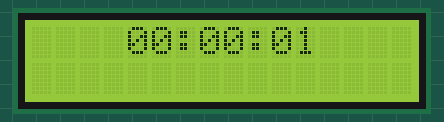
A sketch run on a simulated Arduino Uno, built with avr-gcc and run on an emulated ATmega328P. Shown: 16×2 character LCD.

Above: at 1.1 s.
At 5.1 s:
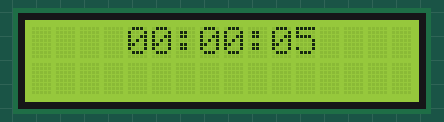
At 10.1 s:
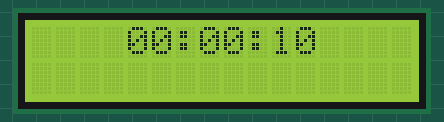
At 19.2 s:
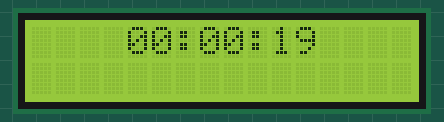
At 28.2 s:
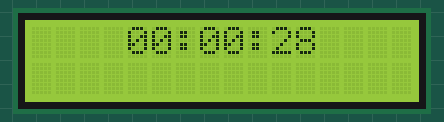
At 38.2 s:
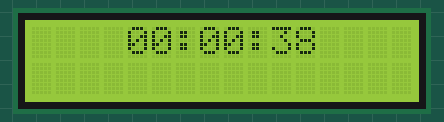

The sketch:

base.ino
```cpp
#include <LiquidCrystal.h>

#define btnRIGHT 0
#define btnUP 1
#define btnDOWN 2
#define btnLEFT 3
#define btnSELECT 4
#define btnNONE 5
#define btnUNKNOWN 6

int readkeypad(){
      int adc_key_in = analogRead(0); //
      int ret = btnUNKNOWN;

      if (adc_key_in < 50) ret = btnRIGHT;
      if ((adc_key_in > 500) && (adc_key_in < 1150)) ret = btnNONE;
      if ( (adc_key_in > 120) && (adc_key_in < 150) ) ret = btnUP;
      if ( (adc_key_in > 250) && (adc_key_in < 350) ) ret = btnDOWN;
      if ( (adc_key_in > 450) && (adc_key_in < 500) ) ret = btnLEFT;
      if ( (adc_key_in > 700) && (adc_key_in < 750) ) ret = btnSELECT;

      return ret;
}


// Just for ease of displaying
const char *button[7] ={"Right ", "Up ", "Down ", "Left ", "Select ", " ", "??????"};

LiquidCrystal lcd(8, 9, 4, 5, 6, 7);

byte hours = 0;
byte minutes = 0;
byte secounds = 0;
char line0[21];
char line1[21];

void setup() {
      lcd.begin(16, 2);
}

void loop() {
      lcd.setCursor(0, 0);
      /*
      lcd.print("Button Pressed:");
      lcd.setCursor(0, 1);
      if (readkeypad()!=btnNONE) {
        lcd.print(button[readkeypad()]);
      } else {
        lcd.print("                ");
      }

      if (readkeypad()==btnSELECT) {
        menu();
      }
      */
      //lcd.printf("%03d:%03d:%03d", hours, minutes, secounds);
      //lcd.print(String(hours) + ":" + String(minutes) + ":" + String(secounds));
      delay(1000);

      updateClock();
      updateDisplay();
}

void menu() {
  const char *arrows[2] = {"<", ">"};
  const char *menuPosition[9] = {"SPEED",};
  delay(50);
  lcd.clear();
  do {
    lcd.setCursor(0, 0);
    lcd.print("POSITION 1");
    lcd.setCursor(0, 1);
    lcd.print("POSITION 2");
  } while(readkeypad()== btnSELECT);
}

void updateDisplay() {
   lcd.setCursor(0,0);
   lcd.print(line0);
   lcd.print(line1);
}

void updateClock() {
    secounds++;
    if (secounds==60) {
      secounds=00;
      minutes++;
    }
    if (minutes==60) {
      minutes=00;
      hours++;
    }
    if (hours==60) {
      hours=00;
    }
    sprintf(line0, "    %02d:%02d:%02d    ", hours, minutes, secounds);
}
```

Measured:
- what the display in image 0 shows lasts 1.0 s, from 1.1 s to 2.1 s
